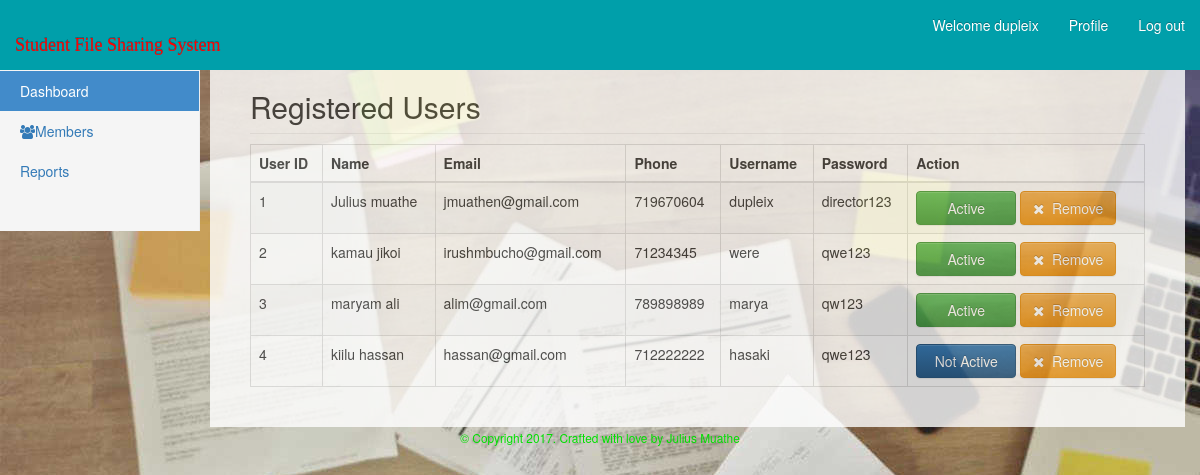
The page /system_one/members.php (signed in) on the database its author committed.
### tables this page shows
CREATE TABLE `users` (
  `user_id` int(5) NOT NULL,
  `firstname` varchar(100) DEFAULT NULL,
  `lastname` varchar(100) DEFAULT NULL,
  `email` varchar(100) DEFAULT NULL,
  `phone` int(20) DEFAULT NULL,
  `username` varchar(100) DEFAULT NULL,
  `password` varchar(100) DEFAULT NULL,
  `location` varchar(200) DEFAULT NULL,
  `status` varchar(100) DEFAULT NULL,
  `reg_date` datetime DEFAULT NULL
);

### system_one/fetch-records.php (the view, shortened to what this page needs)
<?php
function fetch_users_list($link) {
 $query = mysqli_query($link, "SELECT * FROM users
 ORDER BY user_id ASC");
		while($row = mysqli_fetch_array($query)) {
						$user_id = $row['user_id'];
						$firstname = $row['firstname'];
						$lastname = $row['lastname'];
						$email= $row['email'];
						$phone = $row['phone'];
						$username = $row['username'];
						$password = $row['password'];
							?><tr>
						     <td><?php echo $user_id; ?> </td>
				             <td><?php echo $firstname; ?> <?php echo $lastname; ?></td>
                              <td><?php echo $email; ?></td>
							  <td><?php echo $phone; ?></td>
							  <td><?php echo $username; ?></td>
							  <td><?php echo $password; ?></td>
							<td>
							<?php if($row['status'] == '1') {
							 echo "<label class='btn btn-success'
							 style='width: 100px;'>Active</label>"; }
											else{ echo "<label class='btn btn-primary'
											style='width: 100px;'>Not Active</label>"; } ?>
                            <a class="btn btn-warning" href=""><i class="fa fa-times"></i>
							&nbsp;Remove</a>
                           </td></tr>
		                         <?php
				           }
                             }
?>

### system_one/header.php (shortened to what this page needs)
 <!DOCTYPE html>
<html lang="en" >
    <head>
<link rel="stylesheet" type="text/css"
href="https://maxcdn.bootstrapcdn.com/font-awesome/
4.7.0/css/font-awesome.min.css" />
		<link rel="stylesheet" href="css/style.css">
		<link rel="stylesheet" href="css/bootstrap.min.css">
<link rel="stylesheet" href="css/bootstrap-theme.min.css">
<link rel="stylesheet" href="css/style.css">
    </head>

### system_one/nav.php (shortened to what this page needs)
<body>
    <nav class="navbar navbar-inverse navbar-fixed-top" style="
	 background:#009FAA;">
      <div class="container-fluid">
        <div class="navbar-header">
      <h3 align="center">  <a class="navbar-brand" href="#"
		  style="color:#FF0000; font-family:'Lucida Calligraphy';">
		Student File Sharing System</a></h3>
        </div>
        <div id="navbar" class="navbar-collapse collapse">
          <ul class="nav navbar-nav navbar-right" >
		  <?php $query= mysqli_query($link,"select * from users where user_id = 1")or die(mysqli_error());
								$row = mysqli_fetch_array($query);
						?>
            <li ><a href="#" style="color:#FFFFFF"> Welcome  <?php echo $row['username']; ?></a></li>
            <li ><a href="profile.php" style="color:#FFFFFF">Profile</a></li>
			<li><a href="logout.php" style="color:#FFFFFF">Log out</a></li>
          </ul>
        </div>
      </div>
    </nav>

### system_one/members.php (shortened to what this page needs)
<?php include"header.php"; ?>
  <?php include"fetch-records.php"; ?>
<?php include"nav.php" ?>
    <div class="container-fluid">
	<?php include"sidebar.php";?>
   <div class="col-sm-9 col-sm-offset-3 col-md-10
   col-md-offset-2 main" style="background-color:#FFFFFF;
   opacity:0.8;">
          <h2 class="sub-header">Registered Users</h2>
          <div class="table-responsive">
           	<table class="table table-striped table-bordered
			 table-hover table-full-width" id="sample_1">
					<thead>
					<tr>
						<th>User ID</th>
					<th>Name</th>
																	<th>Email</th>
					                                                <th>Phone</th>
					                                                <th>Username</th>
					                                                <th>Password</th>
																	<th>Action</th>
																</tr>
															</thead>
															<tbody>
															<?php  echo fetch_users_list($link) ?>
															  </tbody>
															</table>
														  </div>
														</div>
												 <?php include"footer.php" ?>

### system_one/sidebar.php (shortened to what this page needs)
 <div class="col-sm-3 col-md-2 sidebar">
          <ul class="nav nav-sidebar">
    <li class="active"><a href="dashboard.php">Dashboard </a></li>
<li><a href="members.php"><i class="fa fa-users"></i>Members</a></li>
  <li><a href="#">Reports</a></li>
          </ul>
        </div>

### system_one/footer.php
<footer class="footer text-center" style="color:#00DF00;">
        <div class="container">
   <small>© Copyright 2017. Crafted with love
    by Julius Muathe</small>
        </div>
    </footer>
</div>
    </body>
</html>

### system_one/css/style.css (style rules this page uses)
body { padding-top:50px; background-image:url(../img/1039937.jpg); }
.sub-header { padding-bottom: 10px; border-bottom: 1px solid #eee; }
.navbar-fixed-top { border: 0; }
.sidebar { display: none; }
@media (min-width: 768px) { .sidebar { position: fixed; top: 51px; left: 0; z-index: 1000; display: block; padding: 20px; overflow-x: hidden; overflow-y: auto; background-color: #f5f5f5; border-right: 1px solid #eee; } }
.nav-sidebar { margin-right: -21px; margin-bottom: 20px; margin-left: -20px; }
.nav-sidebar > li > a { padding-right: 20px; padding-left: 20px; }
.nav-sidebar > .active > a, .nav-sidebar > .active > a:hover, .nav-sidebar > .active > a:focus { color: #fff; background-color: #428bca; }
.main { padding: 20px; }
@media (min-width: 768px) { .main { padding-right: 40px; padding-left: 40px; } }

### rows shown on the page
users: username "dupleix", user_id "1", firstname "Julius", lastname "muathe", email "jmuathen@gmail.com", phone "719670604", password "director123", status "Active"
users: user_id "2", firstname "kamau", lastname "jikoi", email "irushmbucho@gmail.com", phone "71234345", username "were", password "qwe123", status "Active"
users: user_id "3", firstname "maryam", lastname "ali", email "alim@gmail.com", phone "789898989", username "marya", password "qw123", status "Active"
users: user_id "4", firstname "kiilu", lastname "hassan", email "hassan@gmail.com", phone "712222222", username "hasaki", password "qwe123", status "Not Active"
